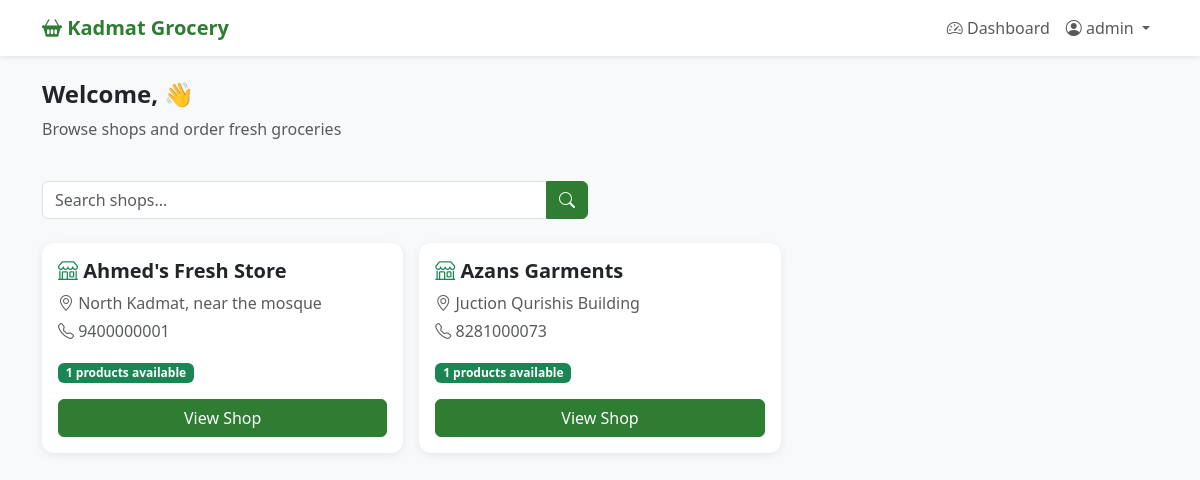
Screenshot of / (signed in) with the database file from the repository.
### accounts/models.py (models this page shows, shortened)
class User(AbstractUser):
    ROLE_CHOICES = [
        ('admin', 'Admin'),
        ('seller', 'Seller'),
        ('customer', 'Customer'),
    ]
    role = models.CharField(max_length=10, choices=ROLE_CHOICES, default='customer')
    phone = models.CharField(max_length=15, blank=True)
    is_seller = models.BooleanField(default=False)
    is_customer = models.BooleanField(default=True)

### shops/models.py (models this page shows, shortened)
class Shop(models.Model):
    seller = models.OneToOneField(settings.AUTH_USER_MODEL, on_delete=models.CASCADE, related_name='shop')
    name = models.CharField(max_length=255)
    phone = models.CharField(max_length=15)
    location = models.TextField()
    is_active = models.BooleanField(default=True)
    created_at = models.DateTimeField(auto_now_add=True)

### shops/views.py (the view)
# urls.py: path('', views.customer_home, name='home'),
@login_required
def customer_home(request):
    query = request.GET.get('q', '')
    shops = Shop.objects.filter(is_active=True)
    if query:
        shops = shops.filter(name__icontains=query)
    shops_with_count = []
    for shop in shops:
        count = shop.products.filter(is_available=True).count()
        shops_with_count.append({'shop': shop, 'product_count': count})
    return render(request, 'customer/home.html', {'shops': shops_with_count, 'query': query})

### templates/customer/home.html (shortened to what this page needs)
{% extends 'base.html' %}
{% block content %}
<div class="row mb-4">
    <div class="col">
        <h4 class="fw-bold">Welcome, {{ user.first_name }} 👋</h4>
        <p class="text-muted">Browse shops and order fresh groceries</p>
    </div>
</div>
<div class="row mb-4">
    <div class="col-md-6">
        <form method="get">
            <div class="input-group">
                <input type="text" name="q" class="form-control" placeholder="Search shops..." value="{{ query }}">
                <button class="btn btn-primary" type="submit"><i class="bi bi-search"></i></button>
            </div>
        </form>
    </div>
</div>
<div class="row g-3">
    {% for item in shops %}
    <div class="col-md-4">
        <div class="card h-100">
            <div class="card-body">
                <h5 class="fw-bold"><i class="bi bi-shop text-success"></i> {{ item.shop.name }}</h5>
                <p class="text-muted mb-1"><i class="bi bi-geo-alt"></i> {{ item.shop.location }}</p>
                <p class="text-muted mb-3"><i class="bi bi-telephone"></i> {{ item.shop.phone }}</p>
                <p class="mb-3">
                    <span class="badge bg-success">{{ item.product_count }} products available</span>
                </p>
                <a href="/shop/{{ item.shop.id }}/" class="btn btn-primary w-100">View Shop</a>
            </div>
        </div>
    </div>
    {% empty %}
    <div class="col-12">
        <div class="alert alert-info">No shops found.</div>
    </div>
    {% endfor %}
</div>
{% endblock %}

### templates/base.html (shortened to what this page needs)
<!DOCTYPE html>
<html lang="en">
<head>
    <link href="https://cdn.jsdelivr.net/npm/bootstrap@5.3.0/dist/css/bootstrap.min.css" rel="stylesheet">
    <link href="https://cdn.jsdelivr.net/npm/bootstrap-icons@1.11.0/font/bootstrap-icons.css" rel="stylesheet">
</head>
<body>
    <nav class="navbar navbar-expand-lg navbar-light bg-white shadow-sm">
        <div class="container">
            <a class="navbar-brand" href="/">
                <i class="bi bi-basket2-fill"></i> Kadmat Grocery
            </a>
            <div class="collapse navbar-collapse" id="navbarNav">
                <ul class="navbar-nav ms-auto">
                    {% if user.is_authenticated %}
                    {% if user.role == 'customer' %}
                    <li class="nav-item"><a class="nav-link" href="/"><i class="bi bi-house"></i> Home</a></li>
                    <li class="nav-item"><a class="nav-link" href="/cart/"><i class="bi bi-cart3"></i> Cart</a></li>
                    <li class="nav-item"><a class="nav-link" href="/orders/"><i class="bi bi-bag"></i> My Orders</a>
                    </li>
                    {% elif user.role == 'admin' %}
                    <li class="nav-item"><a class="nav-link" href="/dashboard/"><i class="bi bi-speedometer2"></i>
                            Dashboard</a></li>
                    {% endif %}
                    <li class="nav-item dropdown">
                        <a class="nav-link dropdown-toggle" href="#" data-bs-toggle="dropdown">
                            <i class="bi bi-person-circle"></i> {{ user.username }}
                        </a>
                    </li>
                    {% else %}
                    <li class="nav-item"><a class="nav-link" href="/login/">Login</a></li>
                    <li class="nav-item"><a class="nav-link" href="/register/">Register</a></li>
                    {% endif %}
                </ul>
            </div>
        </div>
    </nav>
    <div class="container mt-4">
        {% block content %}{% endblock %}
    </div>
</body>
</html>

### templates/base.html (style rules this page uses)
body { background-color: #f8f9fa; }
.navbar-brand { font-weight: 700; color: #2e7d32 !important; }
.btn-primary { background-color: #2e7d32; border-color: #2e7d32; }
.card { border: none; box-shadow: 0 2px 8px rgba(0, 0, 0, 0.08); border-radius: 12px; }

### rows the page displays
User: username "admin"
Shop: shop.name "Ahmed's Fresh Store", shop.location "North Kadmat, near the mosque", shop.phone "9400000001", product_count "1"
Shop: shop.name "Azans Garments", shop.location "Juction Qurishis Building", shop.phone "8281000073", product_count "1"
